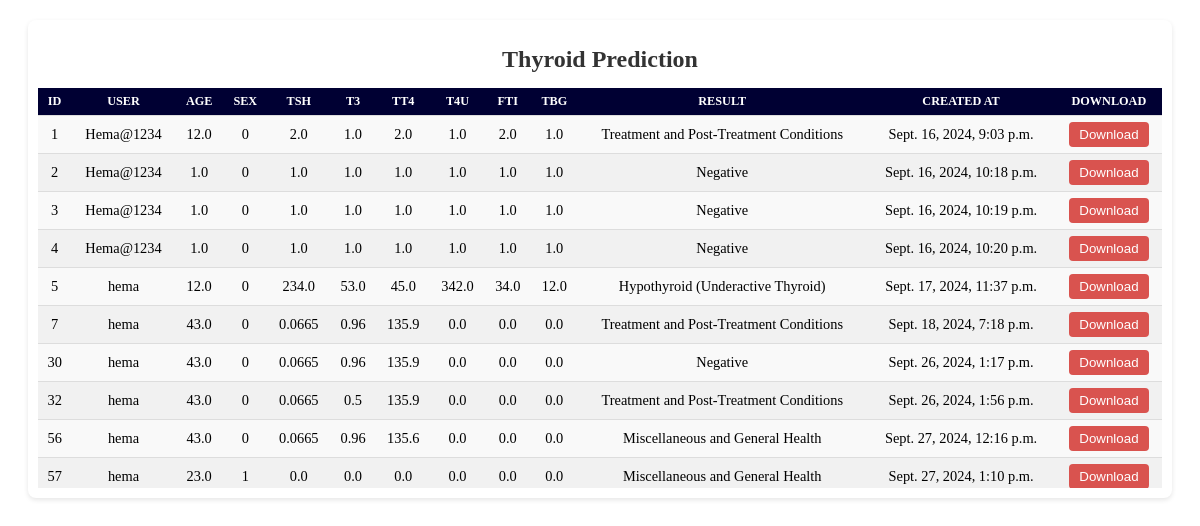
Screenshot of /admin_prediction_list/ (signed in) with the database file from the repository.
### myapp/models.py (models this page shows, shortened)
class Prediction(models.Model):
    user = models.ForeignKey(settings.AUTH_USER_MODEL, on_delete=models.CASCADE)
    age = models.FloatField(default=0.0)
    sex = models.IntegerField(default=0)
    on_thyroxine = models.IntegerField(default=0)
    query_on_thyroxine = models.IntegerField(default=0)
    on_antithyroid_meds = models.IntegerField(default=0)
    sick = models.IntegerField(default=0)
    pregnant = models.IntegerField(default=0)
    thyroid_surgery = models.IntegerField(default=0)
    I131_treatment = models.IntegerField(default=0)
    query_hypothyroid = models.IntegerField(default=0)
    query_hyperthyroid = models.IntegerField(default=0)
    lithium = models.IntegerField(default=0)
    goitre = models.IntegerField(default=0)
    tumor = models.IntegerField(default=0)
    hypopituitary = models.IntegerField(default=0)
    psych = models.IntegerField(default=0)
    TSH_measured = models.IntegerField(default=0)
    TSH = models.FloatField(default=0.0)
    T3_measured = models.IntegerField(default=0)
    T3 = models.FloatField(default=0.0)
    TT4_measured = models.IntegerField(default=0)
    TT4 = models.FloatField(default=0.0)
    T4U_measured = models.IntegerField(default=0)
    T4U = models.FloatField(default=0.0)
    FTI_measured = models.IntegerField(default=0)
    FTI = models.FloatField(default=0.0)
    TBG_measured = models.IntegerField(default=0)
    TBG = models.FloatField(default=0.0)
    created_at = models.DateTimeField(default=timezone.now)
    result = models.CharField(max_length=100,default='Unknown')  # To store the prediction result

class CustomUser(AbstractUser):
    username = models.CharField(max_length=150)
    email = models.EmailField(unique=True)
    USERNAME_FIELD = ("email")
    REQUIRED_FIELDS = ["username"]

### myapp/views.py (the view)
# urls.py: path('admin_prediction_list/', views.admin_prediction_list, name='admin_prediction_list'),
@login_required()
def admin_prediction_list(request):
    predictions = Prediction.objects.all()
    context = {
        'predictions': predictions
    }
    return render(request, 'admin_prediction_list.html', context)

### templates/admin_prediction_list.html (shortened to what this page needs)
<!DOCTYPE html>
<html lang="en">
<head>
</head>
<body>
<div class="container">
    <h1>Thyroid Prediction</h1>
    <div class="table-wrapper">
     <table>
        <thead>
            <tr>
                <th>ID</th>
                <th>User</th>
                <th>Age</th>
                <th>Sex</th>
                <th>TSH</th>
                <th>T3</th>
                <th>TT4</th>
                <th>T4U</th>
                <th>FTI</th>
                <th>TBG</th>
                <th>Result</th>
                <th>Created At</th>
                <th>Download</th>
            </tr>
        </thead>
        <tbody>
            {% if predictions %}
            {% for prediction in predictions %}
                <tr>
                    <td>{{ prediction.id }}</td>
                    <td>{{ prediction.user.username }}</td>
                    <td>{{ prediction.age }}</td>
                    <td>{{ prediction.sex }}</td>
                    <td>{{ prediction.TSH }}</td>
                    <td>{{ prediction.T3 }}</td>
                    <td>{{ prediction.TT4 }}</td>
                    <td>{{ prediction.T4U }}</td>
                    <td>{{ prediction.FTI }}</td>
                    <td>{{ prediction.TBG }}</td>
                    <td>{{ prediction.result }}</td>
                    <td>{{ prediction.created_at }}</td>
                    <td><form method="GET" action="{% url 'admin_download_prediction' prediction.id %}">
                        <button type="submit" class="down-button">Download</button>
                    </form>
                    </td>
                </tr>
            {% endfor %}
            {% else %}
            <tr class="empty-row">
                <td colspan="12">No predictions made yet.</td>
            {% endif %}
        </tbody>
     </table>
</div>
</div>
</body>
</html>

### templates/admin_prediction_list.html (style rules this page uses)
.container { width: 95%; max-width: 1200px; margin: 20px auto; padding: 10px; background-color: #ffffff; border-radius: 8px; box-shadow: 0 2px 5px rgba(0, 0, 0, 0.1); }
h1 { text-align: center; color: #333; margin-bottom: 15px; font-size: 1.5em; }
.table-wrapper { overflow-x: auto; }
table { width: 100%; border-collapse: collapse; font-size: 0.9em; margin-bottom: 10px; }
th, td { padding: 6px 8px; text-align: center; border-bottom: 1px solid #ddd; white-space: nowrap; }
th { background-color: #000033; color: white; font-size: 0.85em; text-transform: uppercase; }
td { background-color: #f9f9f9; }
tr:nth-child(even) td { background-color: #f1f1f1; }
.table-wrapper { max-height: 400px; overflow-y: auto; }
.down-button { padding: 5px 10px; background-color: #d9534f; color: white; border: none; border-radius: 4px; cursor: pointer; }

### rows the page displays
Prediction: id "1", user.username "Hema@1234", age "12.0", sex "0", TSH "2.0", T3 "1.0", TT4 "2.0", T4U "1.0", FTI "2.0", TBG "1.0", result "Treatment and Post-Treatment Conditions", created_at "Sept. 16, 2024, 9:03 p.m."
Prediction: id "2", user.username "Hema@1234", age "1.0", sex "0", TSH "1.0", T3 "1.0", TT4 "1.0", T4U "1.0", FTI "1.0", TBG "1.0", result "Negative", created_at "Sept. 16, 2024, 10:18 p.m."
Prediction: id "3", user.username "Hema@1234", age "1.0", sex "0", TSH "1.0", T3 "1.0", TT4 "1.0", T4U "1.0", FTI "1.0", TBG "1.0", result "Negative", created_at "Sept. 16, 2024, 10:19 p.m."
Prediction: id "4", user.username "Hema@1234", age "1.0", sex "0", TSH "1.0", T3 "1.0", TT4 "1.0", T4U "1.0", FTI "1.0", TBG "1.0", result "Negative", created_at "Sept. 16, 2024, 10:20 p.m."
Prediction: id "5", user.username "hema", age "12.0", sex "0", TSH "234.0", T3 "53.0", TT4 "45.0", T4U "342.0", FTI "34.0", TBG "12.0", result "Hypothyroid (Underactive Thyroid)", created_at "Sept. 17, 2024, 11:37 p.m."
Prediction: id "7", user.username "hema", age "43.0", sex "0", TSH "0.0665", T3 "0.96", TT4 "135.9", T4U "0.0", FTI "0.0", TBG "0.0", result "Treatment and Post-Treatment Conditions", created_at "Sept. 18, 2024, 7:18 p.m."
Prediction: id "30", user.username "hema", age "43.0", sex "0", TSH "0.0665", T3 "0.96", TT4 "135.9", T4U "0.0", FTI "0.0", TBG "0.0", result "Negative", created_at "Sept. 26, 2024, 1:17 p.m."
Prediction: id "32", user.username "hema", age "43.0", sex "0", TSH "0.0665", T3 "0.5", TT4 "135.9", T4U "0.0", FTI "0.0", TBG "0.0", result "Treatment and Post-Treatment Conditions", created_at "Sept. 26, 2024, 1:56 p.m."
Prediction: id "56", user.username "hema", age "43.0", sex "0", TSH "0.0665", T3 "0.96", TT4 "135.6", T4U "0.0", FTI "0.0", TBG "0.0", result "Miscellaneous and General Health", created_at "Sept. 27, 2024, 12:16 p.m."
Prediction: id "57", user.username "hema", age "23.0", sex "1", TSH "0.0", T3 "0.0", TT4 "0.0", T4U "0.0", FTI "0.0", TBG "0.0", result "Miscellaneous and General Health", created_at "Sept. 27, 2024, 1:10 p.m."
